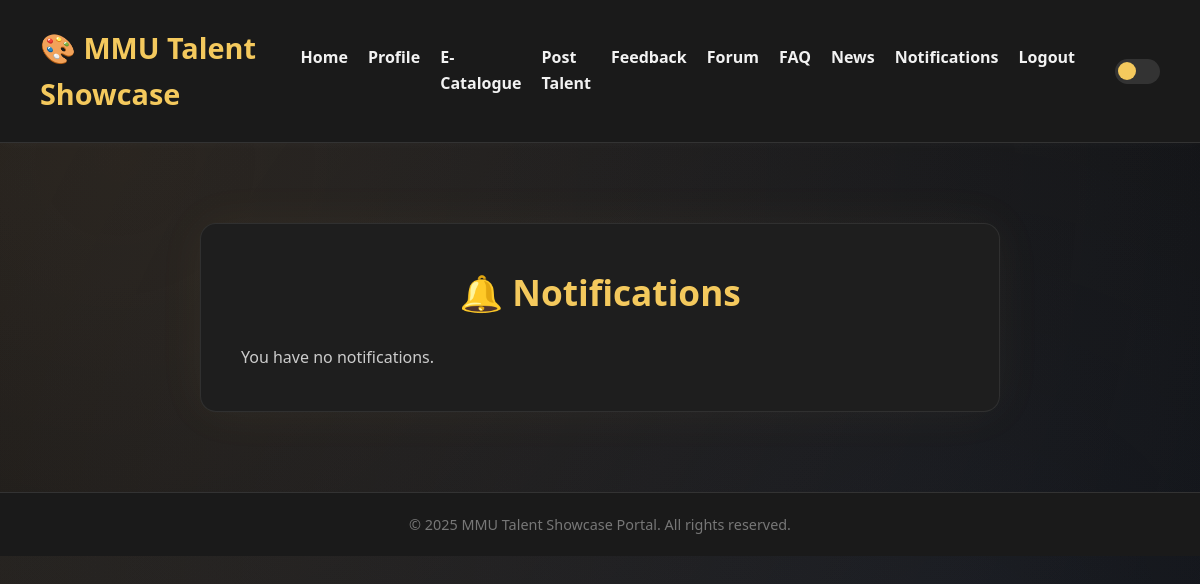
/notifications.php (signed in), run on an earlier commit of the app's database.
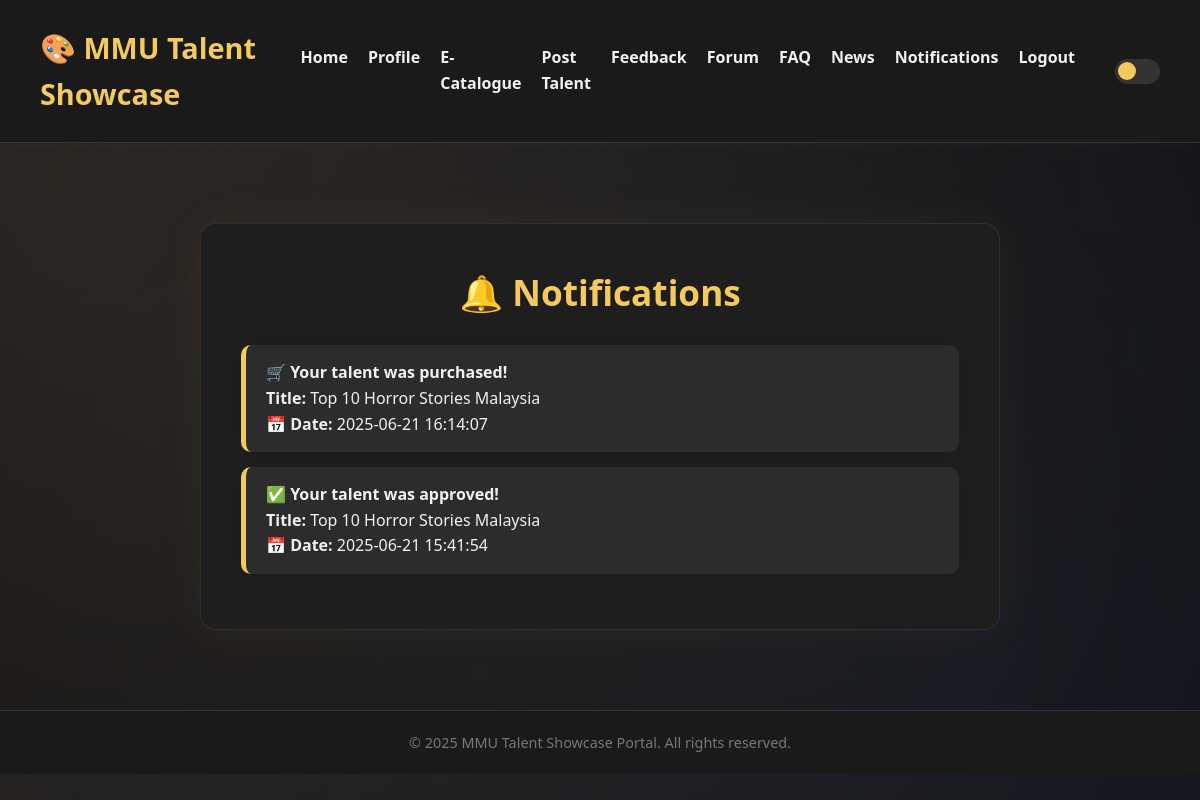
And on a later commit of the database.
### tables this page shows
CREATE TABLE `notifications` (
  `notification_id` int(11) NOT NULL,
  `user_id` int(11) NOT NULL,
  `title` varchar(255) NOT NULL,
  `type` varchar(50) NOT NULL,
  `content` text DEFAULT NULL,
  `is_read` tinyint(1) DEFAULT 0,
  `created_at` timestamp NOT NULL DEFAULT current_timestamp()
);

### notifications.php (the view, shortened to what this page needs)
<?php
require_once 'includes/db.php';
$user_id = $_SESSION['user']['user_id'];
$stmt = $pdo->prepare("SELECT * FROM notifications WHERE user_id = ? ORDER BY created_at DESC");
$stmt->execute([$user_id]);
$notifications = $stmt->fetchAll(PDO::FETCH_ASSOC);
?>
<?php include 'includes/header.php'; ?>
<div class="container auth-box" style="max-width: 800px; padding: 40px;">
    <h2 style="color: #f4c95d;">🔔 Notifications</h2>
    <?php if (count($notifications) > 0): ?>
        <div class="notification-list" style="margin-top: 20px;">
        <?php foreach ($notifications as $notif): ?>
    <div class="notification-card">
        <?php if (isset($notif['type']) && $notif['type'] === 'talent_approved'): ?>
            <p><strong>✅ Your talent was approved!</strong></p>
            <p><strong>Title:</strong> <?= htmlspecialchars($notif['title']) ?></p>
            <p>📅 <strong>Date:</strong> <?= htmlspecialchars($notif['created_at']) ?></p>
        <?php elseif (isset($notif['type']) && $notif['type'] === 'talent_purchased'): ?>
            <p><strong>🛒 Your talent was purchased!</strong></p>
            <p><strong>Title:</strong> <?= htmlspecialchars($notif['title']) ?></p>
            <p>📅 <strong>Date:</strong> <?= htmlspecialchars($notif['created_at']) ?></p>
            <?php else: ?>
            <p><strong>🔔 New notification:</strong></p>
            <p><?= isset($notif['title']) ? htmlspecialchars($notif['title']) : 'No title provided.' ?></p>
            <p>📅 <strong>Date:</strong> <?= htmlspecialchars($notif['created_at']) ?></p>
        <?php endif; ?>
    </div>
<?php endforeach; ?>
        </div>
    <?php else: ?>
        <p style="color: #ccc; margin-top: 20px;">You have no notifications.</p>
    <?php endif; ?>
</div>
<?php include 'includes/footer.php'; ?>

What changed in the data, as far as the page shows it:
added notifications: title "Top 10 Horror Stories Malaysia", created_at "2025-06-21 16:14:07"
added notifications: title "Top 10 Horror Stories Malaysia", created_at "2025-06-21 15:41:54"
Also different on the page:
text no longer shown: "You have no notifications."
